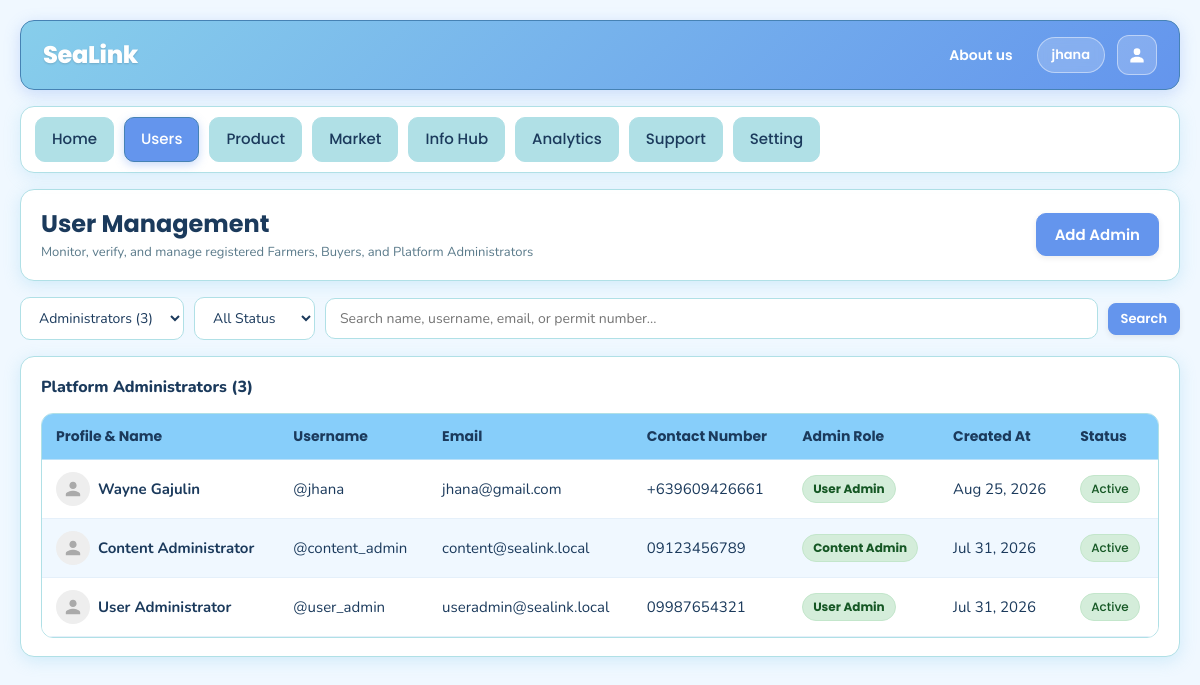
The page /admin/users.php?role=Admin (signed in) on the database its author committed.
### tables this page shows
CREATE TABLE `admin_tbl` (
  `admin_id` int(11) NOT NULL,
  `role` enum('Content Admin','User Admin') NOT NULL,
  `username` varchar(50) NOT NULL,
  `email` varchar(50) NOT NULL,
  `password_hash` varchar(255) NOT NULL,
  `full_name` varchar(100) NOT NULL,
  `contact_number` varchar(15) NOT NULL,
  `address` text NOT NULL,
  `profile_image` varchar(255) DEFAULT NULL,
  `status` enum('Active','Inactive') NOT NULL DEFAULT 'Active',
  `created_at` datetime NOT NULL DEFAULT current_timestamp()
);

### includes/functions.php (called while the page is built, shortened)
<?php
if (!function_exists('e')) {
    function e($text)
    {
        return htmlspecialchars((string)$text, ENT_QUOTES, 'UTF-8');
    }
}

### admin/users.php (the view, shortened to what this page needs)
<?php
require_once __DIR__ . '/../config/db.php';
require_once __DIR__ . '/../includes/functions.php';
require_once __DIR__ . '/../includes/layout_top.php';
$admin_role    = $_SESSION['user_role'] ?? '';
$is_user_admin = ($admin_role === 'User Admin');
$search_input  = trim((string)($_GET['search'] ?? ''));
$filter_role   = $_GET['role'] ?? 'All';
$filter_status = $_GET['status'] ?? 'All';
$admins = [];
$a_where = "1=1";
$a_sql = "SELECT * FROM admin_tbl WHERE {$a_where} ORDER BY created_at DESC";
$stmt = mysqli_prepare($conn, $a_sql);
mysqli_stmt_execute($stmt);
$res = mysqli_stmt_get_result($stmt);
while ($row = mysqli_fetch_assoc($res)) $admins[] = $row;
?>
<main class="dashboard-content">
    <div class="section-card" style="margin-bottom:16px;">
        <div style="display:flex; justify-content:space-between; align-items:center; flex-wrap:wrap; gap:12px;">
            <div>
                <h1 style="margin:0; font-size:24px;">User Management</h1>
                <div class="small-muted" style="margin-top:4px;">
                    Monitor, verify, and manage registered Farmers, Buyers, and Platform Administrators
                </div>
            </div>
            <?php if ($is_user_admin) { ?>
                <button type="button" class="btn btn-primary" onclick="openModal('addAdminModal')">
                    Add Admin
                </button>
            <?php } ?>
        </div>
    </div>
    <div class="market-toolbar" style="margin-bottom:16px;">
        <form method="GET" action="" class="market-filters" style="display:flex; gap:10px; flex-wrap:wrap; align-items:center; width:100%;">
            <select name="role" onchange="this.form.submit()">
                <option value="Admin" <?php echo ($filter_role === 'Admin') ? 'selected' : ''; ?>>Administrators (<?php echo count($admins); ?>)</option>
            </select>
            <select name="status" onchange="this.form.submit()">
                <option value="All" <?php echo ($filter_status === 'All') ? 'selected' : ''; ?>>All Status</option>
            </select>
            <div class="search-input-wrapper">
                <input type="text" name="search" placeholder="Search name, username, email, or permit number..."
                       value="<?php echo e($search_input); ?>" oninput="checkSearchClear(this)">
            </div>
            <button type="submit" class="btn btn-primary btn-sm">Search</button>
        </form>
    </div>
    <?php if ($filter_role === 'All' || $filter_role === 'Admin') { ?>
        <div class="section-card">
            <div style="font-weight:800; font-size:16px; margin-bottom:14px; color:var(--text);">
                Platform Administrators (<?php echo count($admins); ?>)
            </div>
            <?php if (empty($admins)) { ?>
                <div class="small-muted" style="padding:20px; text-align:center;">No administrators found.</div>
            <?php } else { ?>
                <div class="table-wrap">
                    <table class="table" style="font-size:13px;">
                        <thead>
                            <tr>
                                <th>Profile &amp; Name</th>
                                <th>Username</th>
                                <th>Email</th>
                                <th>Contact Number</th>
                                <th>Admin Role</th>
                                <th>Created At</th>
                                <th>Status</th>
                            </tr>
                        </thead>
                        <tbody>
                            <?php foreach ($admins as $ad) { ?>
                                <tr>
                                    <td>
                                        <div style="display:flex; align-items:center; gap:8px;">
                                            <div style="width:34px; height:34px; border-radius:50%; overflow:hidden; background:#eee; flex-shrink:0;">
                                                <?php if (!empty($ad['profile_image'])) { ?>
                                                    <img src="<?php echo BASE_URL . '/' . e($ad['profile_image']); ?>" alt="" style="width:100%;height:100%;object-fit:cover;">
                                                <?php } else { ?>
                                                    <div style="display:flex;align-items:center;justify-content:center;height:100%;"><svg width="18" height="18" viewBox="0 0 24 24" fill="#aaa"><path d="M12 12c2.7 0 4.8-2.1 4.8-4.8S14.7 2.4 12 2.4 7.2 4.5 7.2 7.2 9.3 12 12 12zm0 2.4c-3.2 0-9.6 1.6-9.6 4.8v2.4h19.2v-2.4c0-3.2-6.4-4.8-9.6-4.8z"/></svg></div>
                                                <?php } ?>
                                            </div>
                                            <strong><?php echo e($ad['full_name']); ?></strong>
                                        </div>
                                    </td>
                                    <td>@<?php echo e($ad['username']); ?></td>
                                    <td><?php echo e($ad['email']); ?></td>
                                    <td><?php echo e($ad['contact_number'] ?? '—'); ?></td>
                                    <td>
                                        <span class="badge active" style="font-weight:700;">
                                            <?php echo e($ad['role']); ?>
                                        </span>
                                    </td>
                                    <td><?php echo date('M d, Y', strtotime($ad['created_at'])); ?></td>
                                    <td><span class="badge active"><?php echo e($ad['status']); ?></span></td>
                                </tr>
                            <?php } ?>
                        </tbody>
                    </table>
                </div>
            <?php } ?>
        </div>
    <?php } ?>
</main>
<?php require_once __DIR__ . '/../includes/layout_bottom.php'; ?>

### assets/css/base.css (style rules this page uses)
* { margin: 0; padding: 0; box-sizing: border-box; }
:root { --bg: #F0F8FF; --bg-alt: #E0FFFF; --surface: #FFFFFF; --primary: #6495ED; --primary-hover: #4a7bd4; --sky-blue: #87CEEB; --light-sky-blue: #87CEFA; --powder-blue: #B0E0E6; --steel-blue: #4682B4; --dark-navy: #1B3A5C; --ocean-blue: #2E86AB; --deep-cerulean: #1B6CA8; --cadet-blue: #5F9EA0; --dark-sky-blue: #4C7A96; --beau-blue: #BCD4E6; --light-steel-blue: #B0C4DE; --gray-blue: #5A7A8A; --text: #1B3A5C; --text-dark: #152525; --text-white: #FFFFFF; --muted: #5A7A8A; --border: #B0E0E6; --border-light: #E0FFFF; --border-subtle: #F0F8FF; --card-shadow: 0 4px 16px rgba(135, 206, 235, 0.30); --card-shadow-hover:0 8px 24px rgba(100, 149, 237, 0.35); --widget-shadow: 0 6px 18px rgba(70, 130, 180, 0.20); --focus-glow: 0 0 0 3px rgba(100, 149, 237, 0.35); --font-primary: 'Poppins', sans-serif; --font-secondary: 'Nunito', sans-serif; }
body { font-family: var(--font-secondary); background-color: var(--bg); color: var(--text); line-height: 1.5; font-size: 16px; -webkit-font-smoothing: antialiased; -moz-osx-font-smoothing: grayscale; overflow-x: hidden; }
h1, h2, h3, h4, h5, h6 { font-family: var(--font-primary); color: var(--text); line-height: 1.3; overflow-wrap: break-word; word-wrap: break-word; }
h1, .page-title { font-size: 28px; font-weight: 700; margin-bottom: 8px; }
small, .small-muted, .caption { font-family: var(--font-secondary); font-size: 13px; font-weight: 400; color: var(--muted); }

### assets/css/components.css (style rules this page uses)
.btn { display: inline-flex; align-items: center; justify-content: center; gap: 8px; padding: 10px 18px; border-radius: 10px; text-decoration: none; border: none; cursor: pointer; font-family: var(--font-primary); font-size: 15px; font-weight: 600; line-height: 1.4; transition: all 0.18s ease; box-shadow: 0 2px 6px rgba(0, 0, 0, 0.08); }
.btn-primary, .btn-search { background: var(--primary); color: var(--text-white); border: 1px solid var(--primary); }
.btn-sm { padding: 6px 12px; font-size: 13px; border-radius: 8px; }
.section-card { background: var(--surface); border: 1px solid var(--border); border-radius: 14px; padding: 18px 20px; margin-top: 16px; box-shadow: var(--card-shadow); }
.table-wrap { overflow-x: auto; border-radius: 12px; border: 1px solid var(--border); background: var(--surface); margin-top: 10px; }
.table { width: 100%; border-collapse: collapse; margin: 0; }
.table th { background: var(--light-sky-blue); color: var(--dark-navy); font-family: var(--font-primary); font-weight: 700; padding: 12px 14px; text-align: left; border-bottom: 1px solid #bce1f8; font-size: 14px; }
.table td { padding: 12px 14px; text-align: left; vertical-align: middle; border-bottom: 1px solid #e5f0fa; font-family: var(--font-secondary); font-size: 15px; color: var(--text); }
.table tbody tr:nth-child(even) { background: var(--bg); }
.table tbody tr:nth-child(odd) { background: #FFFFFF; }
.badge { display: inline-flex; align-items: center; gap: 6px; padding: 4px 10px; border-radius: 999px; font-family: var(--font-primary); font-size: 12px; font-weight: 500; border: 1px solid var(--border); background: #fafafa; color: var(--text); }
.badge.active { background: #D4EDDA; border-color: #c3e6cb; color: #155724; }
.search-input-wrapper { position: relative; display: flex; align-items: center; flex: 1; min-width: 180px; }
.search-input-wrapper input { width: 100%; padding-left: 14px !important; padding-right: 36px !important; }

### assets/css/pages.css (style rules this page uses)
.market-toolbar { display: flex; gap: 12px; flex-wrap: wrap; align-items: center; justify-content: space-between; margin-bottom: 16px; }
.market-filters { display: flex; gap: 10px; flex-wrap: wrap; align-items: center; }
.market-filters select, .market-filters input { padding: 10px 14px; border: 1px solid var(--powder-blue); border-radius: 10px; background: var(--surface); font-family: var(--font-secondary); font-size: 14px; color: var(--text); outline: none; }

### rows shown on the page
admin_tbl: full_name "Wayne Gajulin", username "jhana", email "jhana@gmail.com", contact_number "+639609426661", role "User Admin", created_at "Aug 25, 2026", status "Active"
admin_tbl: full_name "Content Administrator", username "content_admin", email "content@sealink.local", contact_number "09123456789", role "Content Admin", created_at "Jul 31, 2026", status "Active"
admin_tbl: full_name "User Administrator", username "user_admin", email "useradmin@sealink.local", contact_number "09987654321", role "User Admin", created_at "Jul 31, 2026", status "Active"

### other values the page prints
$app_name "SeaLink"
$_SESSION['username'] "jhana"
count($admins) "3"
